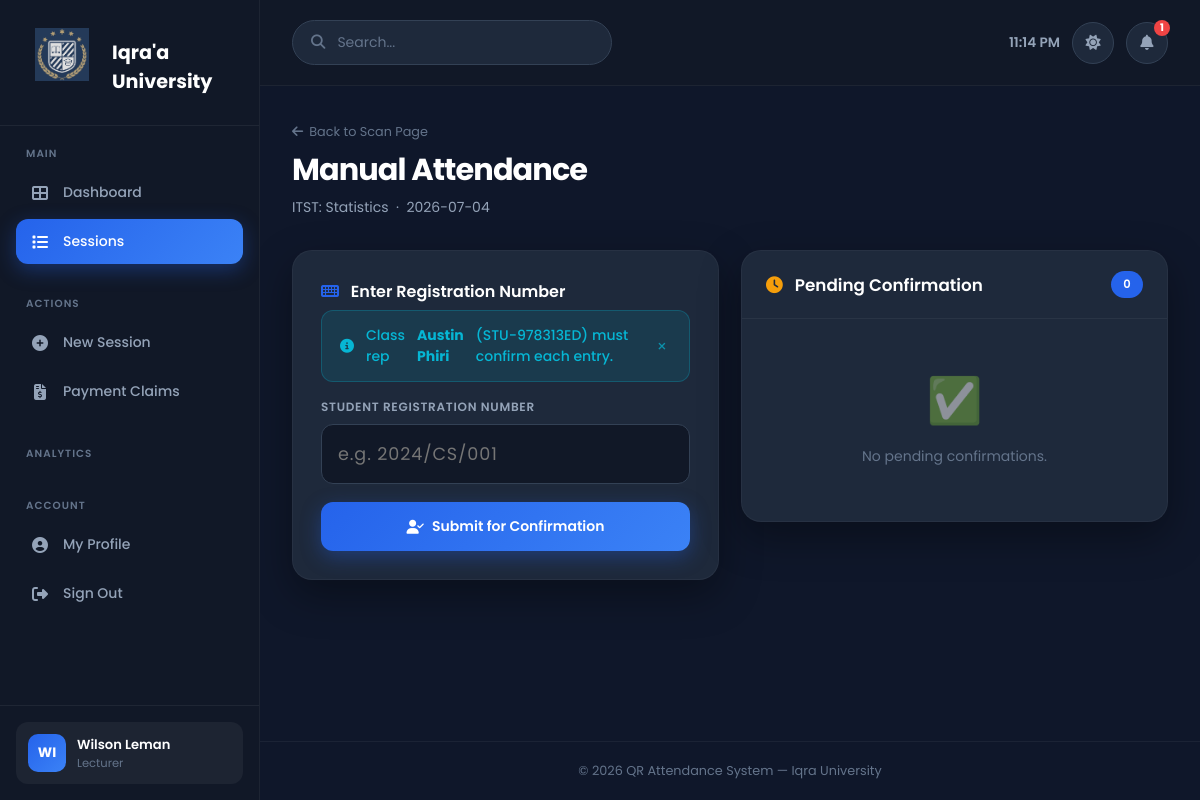
Screenshot of /lecturer/sessions/23/manual (signed in) with the database file from the repository.
### tables this page shows
CREATE TABLE `sessions` (
  `id` int(10) UNSIGNED NOT NULL,
  `course_id` int(10) UNSIGNED NOT NULL,
  `lecturer_id` int(10) UNSIGNED NOT NULL,
  `title` varchar(180) DEFAULT NULL,
  `session_date` date NOT NULL,
  `start_time` time NOT NULL,
  `end_time` time NOT NULL,
  `qr_token` varchar(64) NOT NULL,
  `qr_expires_at` timestamp NOT NULL DEFAULT '1999-12-31 22:00:00',
  `qr_image_path` varchar(255) DEFAULT NULL,
  `status` enum('pending','active','closed') NOT NULL DEFAULT 'pending',
  `created_at` timestamp NOT NULL DEFAULT current_timestamp()
);

CREATE TABLE `courses` (
  `id` int(10) UNSIGNED NOT NULL,
  `department_id` int(10) UNSIGNED DEFAULT NULL,
  `lecturer_id` int(10) UNSIGNED DEFAULT NULL,
  `code` varchar(30) NOT NULL,
  `name` varchar(180) NOT NULL,
  `description` text DEFAULT NULL,
  `credit_hours` tinyint(3) UNSIGNED DEFAULT 3,
  `semester` tinyint(3) UNSIGNED DEFAULT NULL,
  `academic_year` varchar(10) DEFAULT NULL,
  `is_active` tinyint(1) NOT NULL DEFAULT 1,
  `created_at` timestamp NOT NULL DEFAULT current_timestamp()
);

CREATE TABLE `students` (
  `id` int(10) UNSIGNED NOT NULL,
  `user_id` int(10) UNSIGNED NOT NULL,
  `department_id` int(10) UNSIGNED DEFAULT NULL,
  `student_number` varchar(50) NOT NULL,
  `year_of_study` tinyint(3) UNSIGNED DEFAULT NULL,
  `phone` varchar(30) DEFAULT NULL,
  `created_at` timestamp NOT NULL DEFAULT current_timestamp()
);

CREATE TABLE `users` (
  `id` int(10) UNSIGNED NOT NULL,
  `name` varchar(120) NOT NULL,
  `email` varchar(180) NOT NULL,
  `password` varchar(255) NOT NULL,
  `role` enum('admin','lecturer','student') NOT NULL,
  `is_active` tinyint(1) NOT NULL DEFAULT 1,
  `created_at` timestamp NOT NULL DEFAULT current_timestamp(),
  `updated_at` timestamp NOT NULL DEFAULT current_timestamp() ON UPDATE current_timestamp()
);

### app/core/Controller.php (called while the page is built, shortened)
<?php
class Controller
{
    public function __construct()
    {
        $this->db = Database::getInstance();
    }
    protected function view(string $view, array $data = []): void
    {
        extract($data, EXTR_SKIP);
        $file = APP_PATH . "/views/{$view}.php";
        require APP_PATH . '/views/layouts/header.php';
        require $file;
        require APP_PATH . '/views/layouts/footer.php';
    }
}

### app/controllers/LecturerController.php (called while the page is built, shortened)
<?php
require_once APP_PATH . '/services/SessionService.php';
class LecturerController extends Controller
{
    private SessionService    $sessionService;
    public function __construct()
    {
        $this->sessionService    = new SessionService();
    }
public function manualAttendanceForm(array $params): void
{
    $session = $this->sessionService->getSessionWithDetails((int)$params['id']);
    $classRep = $this->db->single(
        "SELECT s.id, u.name, s.student_number
           FROM enrollments e
           JOIN students s ON s.id = e.student_id
           JOIN users    u ON u.id = s.user_id
          WHERE e.course_id = ? AND e.is_class_rep = 1
          LIMIT 1",
        [$session['course_id']]
    );
    $pending = $this->db->all(
        "SELECT ma.*, u.name AS student_name, s.student_number
           FROM manual_attendance ma
           JOIN students s ON s.id = ma.student_id
           JOIN users    u ON u.id = s.user_id
          WHERE ma.session_id = ? AND ma.status = 'pending'
          ORDER BY ma.created_at ASC",
        [(int)$params['id']]
    );
    $this->view('lecturer/manual_attendance', [
        'user'     => Auth::user(),
        'session'  => $session,
        'classRep' => $classRep,
        'pending'  => $pending,
        'csrf'     => Auth::generateCsrfToken(),
    ]);
}
}

### public/index.php (called while the page is built, shortened)
<?php
require_once APP_PATH . '/core/Database.php';
require_once APP_PATH . '/core/Controller.php';
require_once APP_PATH . '/core/Router.php';
$router = new Router();
$router->get( '/',         'AuthController@showLogin');
$router->get( '/login',    'AuthController@showLogin');
$router->post('/login',    'AuthController@login');
$router->get( '/register', 'AuthController@showRegister');
$router->post('/register', 'AuthController@register');
$router->get( '/logout',   'AuthController@logout');
$router->get( '/forgot-password', 'AuthController@showForgotPassword');
$router->post('/forgot-password', 'AuthController@forgotPassword');
$router->get( '/reset-password',  'AuthController@showResetPassword');
$router->post('/reset-password',  'AuthController@resetPassword');
$router->get( '/profile',        'ProfileController@edit',   ['auth']);
$router->post('/profile/update', 'ProfileController@update', ['auth']);
$router->get('/attend/:token', 'AttendanceController@scan');
$router->get( '/student/dashboard',              'StudentController@dashboard',        ['auth','role:student']);
$router->get( '/student/courses/:id',            'StudentController@courseDetail',     ['auth','role:student']);
$router->post('/student/confirm-attendance/:id', 'StudentController@confirmAttendance',['auth','role:student']);
$router->get( '/lecturer/dashboard',             'LecturerController@dashboard',          ['auth','role:lecturer']);
$router->get( '/lecturer/sessions',              'LecturerController@sessions',           ['auth','role:lecturer']);
$router->get( '/lecturer/sessions/create',       'LecturerController@createSessionForm',  ['auth','role:lecturer']);
$router->post('/lecturer/sessions/create',       'LecturerController@createSession',      ['auth','role:lecturer']);
$router->get( '/lecturer/sessions/:id/scan',     'LecturerController@scanView',           ['auth','role:lecturer']);
$router->post('/lecturer/sessions/:id/activate', 'LecturerController@activateSession',    ['auth','role:lecturer']);
$router->post('/lecturer/sessions/:id/close',    'LecturerController@closeSession',       ['auth','role:lecturer']);
$router->get( '/lecturer/sessions/:id/manual',   'LecturerController@manualAttendanceForm',['auth','role:lecturer']);
$router->post('/lecturer/sessions/:id/manual',   'LecturerController@manualAttendance',   ['auth','role:lecturer']);
$router->get( '/lecturer/claims',            'ClaimController@index',      ['auth','role:lecturer']);
$router->get( '/lecturer/claims/create',     'ClaimController@createForm', ['auth','role:lecturer']);
$router->post('/lecturer/claims/create',     'ClaimController@create',     ['auth','role:lecturer']);
$router->get( '/lecturer/claims/:id/print',  'ClaimController@printForm',  ['auth','role:lecturer']);
$router->post('/lecturer/claims/:id/submit', 'ClaimController@submit',     ['auth','role:lecturer']);
$router->get( '/lecturer/claims/:id',        'ClaimController@show',       ['auth','role:lecturer']);
$router->get( '/admin/dashboard',              'AdminController@dashboard',        ['auth','role:admin']);
$router->get( '/admin/users',                  'AdminController@users',            ['auth','role:admin']);
$router->get( '/admin/users/create',           'AdminController@createUserForm',   ['auth','role:admin']);
$router->post('/admin/users/create',           'AdminController@createUser',       ['auth','role:admin']);
$router->post('/admin/users/:id/toggle',       'AdminController@toggleUser',       ['auth','role:admin']);
$router->get( '/admin/courses',                'AdminController@courses',          ['auth','role:admin']);
$router->get( '/admin/courses/create',         'AdminController@createCourseForm', ['auth','role:admin']);
$router->post('/admin/courses/create',         'AdminController@createCourse',     ['auth','role:admin']);
$router->post('/admin/courses/:id/toggle',     'AdminController@toggleCourse',     ['auth','role:admin']);
$router->get( '/admin/courses/:id/enrollment', 'AdminController@enrollmentView',   ['auth','role:admin']);
$router->post('/admin/courses/:id/enroll',     'AdminController@enrollStudent',    ['auth','role:admin']);
$router->post('/admin/courses/:id/set-rep',    'AdminController@setClassRep',      ['auth','role:admin']);
$router->get( '/admin/departments',            'AdminController@departments',      ['auth','role:admin']);
$router->post('/admin/departments/create',     'AdminController@createDepartment', ['auth','role:admin']);
$router->get( '/admin/reports',                'AdminController@reports',          ['auth','role:admin']);
$router->get( '/admin/reports/export',         'AdminController@exportReport',     ['auth','role:admin']);
$router->get( '/admin/claims',             'ClaimController@adminIndex', ['auth','role:admin']);
$router->post('/admin/claims/:id/approve', 'ClaimController@approve',    ['auth','role:admin']);
$router->post('/admin/claims/:id/reject',  'ClaimController@reject',     ['auth','role:admin']);
$router->dispatch();

### app/core/Database.php (called while the page is built, shortened)
<?php
class Database
{
    private static ?Database $instance = null;
    private PDO $pdo;
    private function __construct()
    {
        $config = require APP_PATH . '/config/database.php';
        $dsn = sprintf(
            '%s:host=%s;port=%s;dbname=%s;charset=%s',
            $config['driver'],
            $config['host'],
            $config['port'],
            $config['database'],
            $config['charset']
        );
        try {
            $this->pdo = new PDO($dsn, $config['username'], $config['password'], $config['options']);
        } catch (PDOException $e) {
            error_log('DB connection failed: ' . $e->getMessage());
            throw new RuntimeException('Database connection failed. Check logs for details.');
        }
    }
    public static function getInstance(): self
    {
        if (self::$instance === null) {
            self::$instance = new self();
        }
        return self::$instance;
    }
    private function run(string $sql, array $params = []): PDOStatement
    {
        $stmt = $this->pdo->prepare($sql);
        $stmt->execute($params);
        return $stmt;
    }
    public function single(string $sql, array $params = []): ?array
    {
        $row = $this->run($sql, $params)->fetch();
        return $row !== false ? $row : null;
    }
    public function all(string $sql, array $params = []): array
    {
        return $this->run($sql, $params)->fetchAll();
    }
}

### app/services/SessionService.php (called while the page is built, shortened)
<?php
class SessionService
{
    private Database $db;
public function __construct()
{
    $this->db              = Database::getInstance();
}
    public function getSessionWithDetails(int $sessionId): ?array
    {
        return $this->db->single(
            "SELECT s.*,
                    c.name AS course_name, c.code AS course_code,
                    u.name AS lecturer_name,
                    COUNT(a.id) AS attendance_count
               FROM sessions s
               JOIN courses c   ON c.id = s.course_id
               JOIN lecturers l ON l.id = s.lecturer_id
               JOIN users u     ON u.id = l.user_id
               LEFT JOIN attendance a ON a.session_id = s.id
              WHERE s.id = ?
              GROUP BY s.id",
            [$sessionId]
        );
    }
}

### app/config/database.php (called while the page is built)
<?php
return [
    'driver'   => 'mysql',
    'host'     => $_ENV['DB_HOST']     ?? 'localhost',
    'port'     => $_ENV['DB_PORT']     ?? '3306',
    'database' => $_ENV['DB_NAME']     ?? 'qr_attendance',
    'username' => $_ENV['DB_USER']     ?? 'root',
    'password' => $_ENV['DB_PASS']     ?? '',
    'charset'  => 'utf8mb4',
    'options'  => [
        PDO::ATTR_ERRMODE            => PDO::ERRMODE_EXCEPTION,
        PDO::ATTR_DEFAULT_FETCH_MODE => PDO::FETCH_ASSOC,
        PDO::ATTR_EMULATE_PREPARES   => false,
    ],
];

### app/views/lecturer/manual_attendance.php (the view, shortened to what this page needs)
<div class="page-title">
    <div>
        <a href="<?= BASE_URL ?>/lecturer/sessions/<?= $session['id'] ?>/scan" class="back-link">
            <i class="fas fa-arrow-left"></i> Back to Scan Page
        </a>
        <h1>Manual Attendance</h1>
        <p><?= htmlspecialchars($session['course_code']) ?>: <?= htmlspecialchars($session['course_name']) ?>
           &nbsp;·&nbsp; <?= htmlspecialchars($session['session_date']) ?>
        </p>
    </div>
</div>
<div style="display:grid;grid-template-columns:1fr 1fr;gap:22px;align-items:start">
    <div class="form-card">
        <h2 style="font-size:1rem;font-weight:600;margin-bottom:6px;color:var(--text)">
            <i class="fas fa-keyboard" style="color:var(--primary);margin-right:8px"></i>
            Enter Registration Number
        </h2>
        <?php if ($classRep): ?>
        <div class="alert alert-info" style="margin-bottom:16px">
            <i class="fas fa-info-circle"></i>
            Class rep <strong><?= htmlspecialchars($classRep['name']) ?></strong>
            (<?= htmlspecialchars($classRep['student_number']) ?>) must confirm each entry.
        </div>
        <?php endif; ?>
        <form method="POST" action="<?= BASE_URL ?>/lecturer/sessions/<?= $session['id'] ?>/manual"
              class="form">
            <div class="form-group">
                <label>Student Registration Number</label>
                <input type="text" name="reg_number" required
                       placeholder="e.g. 2024/CS/001"
                       autofocus autocomplete="off"
                       style="font-size:1.1rem;padding:16px;letter-spacing:.05em">
            </div>
            <button type="submit" class="btn btn-primary btn-full">
                <i class="fas fa-user-check"></i>
                <?= $classRep ? 'Submit for Confirmation' : 'Record Attendance' ?>
            </button>
        </form>
    </div>
    <div class="panel">
        <div class="panel-header">
            <h2>
                <i class="fas fa-clock" style="color:var(--warning);margin-right:8px"></i>
                Pending Confirmation
            </h2>
            <span class="badge badge-count"><?= count($pending) ?></span>
        </div>
        <div class="table-wrap">
            <?php if (empty($pending)): ?>
            <div class="empty-state">
                <div class="empty-icon">✅</div>
                <p>No pending confirmations.</p>
            </div>
            <?php endif; ?>
        </div>
    </div>
</div>

### app/core/Router.php (shortened to what this page needs)
<?php
class Router
{
    private array $routes = [];
    private function addRoute(string $method, string $path, string $handler, array $middleware): void
    {
        $this->routes[] = compact('method', 'path', 'pattern', 'handler', 'middleware');
    }
    public function dispatch(): void
{
    $method     = $_SERVER['REQUEST_METHOD'];
    $requestUri = strtok($_SERVER['REQUEST_URI'], '?');
    $scriptDir  = str_replace('\\', '/', dirname($_SERVER['SCRIPT_NAME']));
    $basePath   = rtrim($scriptDir, '/');
    $uri        = '/' . ltrim(substr($requestUri, strlen($basePath)), '/');
    $uri = preg_replace('#^/index\.php(/|$)#', '/', $uri);
    foreach ($this->routes as $route) {
            if ($route['method'] !== $method) {
                continue;
            }
            if (!preg_match($route['pattern'], $uri, $matches)) {
                continue;
            }
            $params = array_filter($matches, 'is_string', ARRAY_FILTER_USE_KEY);
            [$class, $action] = explode('@', $route['handler']);
            $controller = new $class();
            $controller->$action($params);
            return;
        }
    }
}

### rows the page displays
sessions: course.code "ITST", course.name "Statistics", session_date "2026-07-04"
students: user.name "Austin Phiri", student_number "STU-978313ED"

### other values shown
count($pending) "0"
